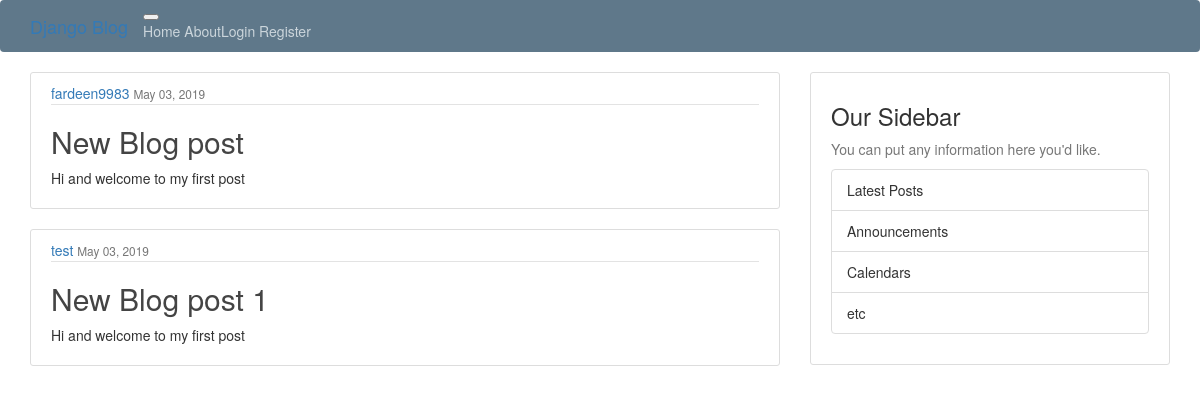
The page / on the database its author committed.
### blog/models.py (models this page shows, shortened)
class Post(models.Model):
    title = models.CharField(max_length=100)
    content = models.TextField()
    date_posted = models.DateTimeField(default=timezone.now)
    author = models.ForeignKey(User,on_delete=models.CASCADE)

### blog/views.py (the view)
# urls.py: 2. Add a URL to urlpatterns:  path('', views.home, name='home')
def home(request):
    context = {
        'posts' : Post.objects.all()
    }
    return render(request,'home.html',context)

### blog/templates/home.html
{% extends "base.html" %}
{% block content %}
    {% for post in posts %}
        <article class="media content-section">
            <div class="media-body">
            <div class="article-metadata">
                <a class="mr-2" href="#">{{ post.author }}</a>
                <small class="text-muted">{{ post.date_posted|date:"F d, Y" }}</small>
            </div>
            <h2><a class="article-title" href="#">{{ post.title }}</a></h2>
            <p class="article-content">{{ post.content }}</p>
            </div>
        </article>
    {% endfor %}
{% endblock content%}

### blog/static/main.css (style rules this page uses)
body { background: #fafafa; color: #333333; margin-top: 5rem; }
h1, h2, h3, h4, h5, h6 { color: #444444; }
.content-section { background: #ffffff; padding: 10px 20px; border: 1px solid #dddddd; border-radius: 3px; margin-bottom: 20px; }
.article-title { color: #444444; }
.article-content { white-space: pre-line; }
.article-metadata { padding-bottom: 1px; margin-bottom: 4px; border-bottom: 1px solid #e3e3e3 }

### rows shown on the page
Post: author "fardeen9983", date_posted "May 03, 2019", title "New Blog post", content "Hi and welcome to my first post"
Post: author "test", date_posted "May 03, 2019", title "New Blog post 1", content "Hi and welcome to my first post"
